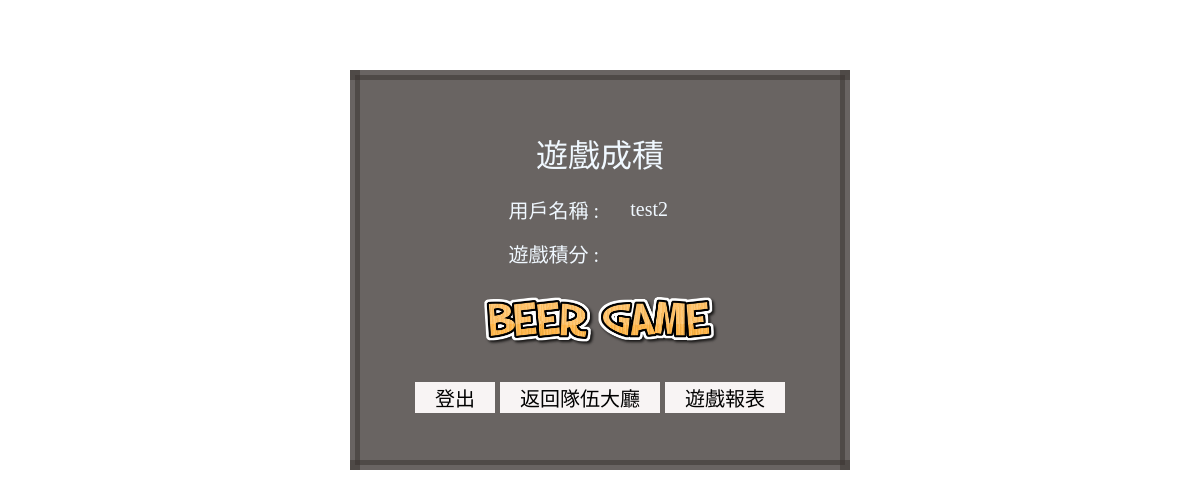
The app's page /newBG/EndGameView.php (signed in), older data.
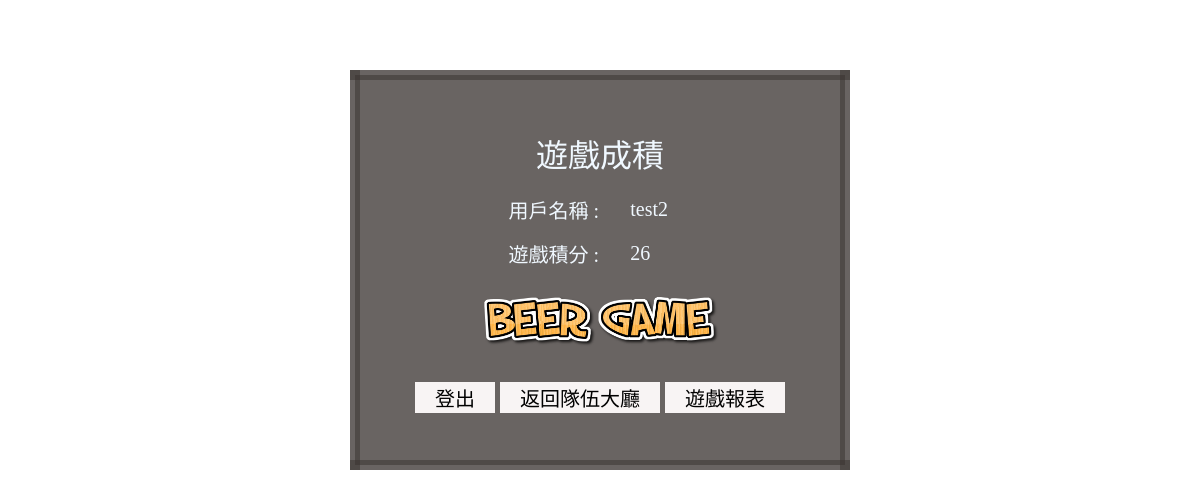
The same page, newer data.
### tables this page shows
CREATE TABLE `user` (
  `id` varchar(30) NOT NULL,
  `password` varchar(30) NOT NULL,
  `mail` varchar(30) NOT NULL,
  `sort` int(10) NOT NULL DEFAULT '1',
  `admin` int(11) NOT NULL,
  `score` int(11) NOT NULL
);

### newBG/userModel.php (called while the page is built, shortened)
<?php
require_once("dbconfig.php");
function get_score($id){
    global $db;
    $sql = "select score from user where id=?";
    $stmt = mysqli_prepare($db, $sql);
    mysqli_stmt_bind_param($stmt, "s", $id);
    mysqli_stmt_execute($stmt);
    $result = mysqli_stmt_get_result($stmt);
    return $result;
}
?>

### newBG/EndGameView.php (the view, shortened to what this page needs)
<?php
    require("TeamRank.php");
?>
<!DOCTYPE html>
<html>
    <head>
        <link rel="stylesheet" type="text/css" href="style.css" />
    </head>
    <body>
		<table id="main">
            <form id="team" method="post" accept-charset="utf-8">
                <tr>
                    <td colspan="2"> ⠀⠀⠀⠀⠀⠀⠀⠀⠀⠀⠀⠀
                    </td>
                </tr>
                <tr>
                    <td colspan="2" id="background"><font size="6">遊戲成積</font></td>
                <tr>
                    <td id="r">
                        用戶名稱 :
                    </td>
                    <td id="l">
                    ⠀⠀<?php echo $_SESSION['id'];?>
                    </td>
                </tr>
                <tr>
                    <td id="r">
                        遊戲積分 :
                    </td>
                    <td id="l">
                    ⠀⠀<?php
                            require_once("userMOdel.php");
                            $result=get_score($_SESSION['id']);
                            while($rs =mysqli_fetch_assoc($result)){
                                $score=$rs['score'];
                            }
                            echo $score
                        ?>
                    </td>
                </tr>
                <tr>
                    <td colspan="2">
                        <img src="uploadfiles/<?php echo $_SESSION['id'];?>.png" width="50%"/>
                    </td>
                </tr>
                <tr>
                    <td colspan="2">
                        <a id="button" href="loginOut.php">登出</a>
                        <a id="button" href="teamList.php">返回隊伍大廳</a>
                        <a id="button" href="printChart.html">遊戲報表</a>
                    </td>
                </tr>
                <tr>
                    <td colspan="2"> ⠀⠀⠀⠀⠀⠀⠀⠀⠀⠀⠀⠀
                    </td>
                </tr>
            </form>
        </table>
    </body>
</html>

### newBG/style.css (style rules this page uses)
body { background-image: url(../newBG/image/bg.gif); background-attachment:fixed; background-size: cover; font-size:20px; color:#080c0f; font-family: "微軟正黑體"; }
#main { width: 800px; margin: 40px auto; border: 10px #37322f86 solid ; padding: 13px; background: #372f2f79; }
table { width: 300px; height: 500px; border-collapse: collapse; word-wrap: break-word; table-layout: fixed; }
th ,td { border: 0px solid ; color:#f0f8ff; text-align:center; background-color:#37322f86; }
#background { background-color:#37322f86; color:#f0f8ff; }
#button { background-color: #f8f4f4; padding: 1px 20px; text-align: center; display: inline-block; font-size: 20px; transition-duration: 0.2s; border: 0px solid ; }
a { text-decoration: none; color: #000000; }
#l { text-align:left; }
#r { text-align:right; }

### newBG/EndGameView.php (style rules this page uses)
#main { width: 500px; margin: 70px auto; }
table { width: 500px; height: 400px; }

Row changes from the older to the newer data that the page shows:
now on this page (row edited): user: score "26"
